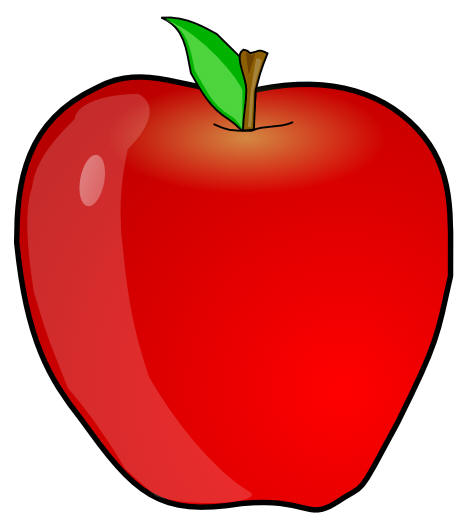
#> input picture apple.jpeg, 469 x 531 px, given in place of the camera
$ python video_thresholding.py
#> lines starting #> are read from the running program, lines starting #| are printed output that depends on the picture; after the words box and inside, x2 and y2 are one past the last pixel; in counts of white or black regions, pixels touching at a corner belong together
import numpy as np
import cv2
cap = cv2.VideoCapture(0)

while True:
    ret, frame = cap.read()
#> frame is the input picture: shape (531, 469, 3); mean B, G, R 99.5, 104.2, 222.7

    cv2.imshow('frame',frame)

    gray = cv2.cvtColor(frame,cv2.COLOR_BGR2GRAY)
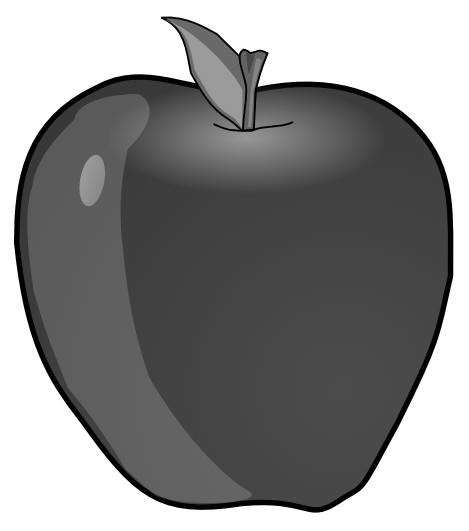
#> gray: shape (531, 469); min 0, max 255, mean 139

    cv2.imshow('gray',gray)

    blur = cv2.GaussianBlur(gray,(7,7),0)
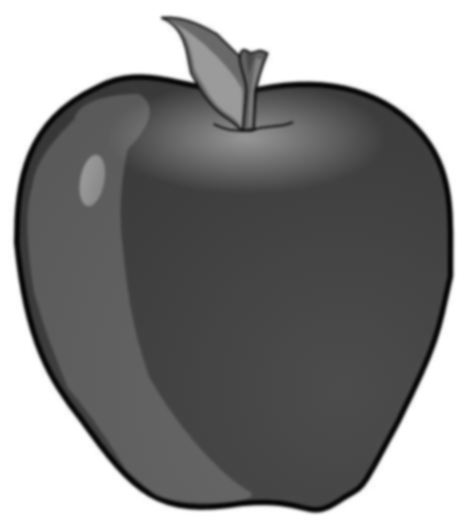
#> blur: shape (531, 469); min 6, max 255, mean 139

    cv2.imshow('blur',blur)

    # very light color becomes black, others are white
    ret1,img1=cv2.threshold(blur,127,255,cv2.THRESH_BINARY_INV)
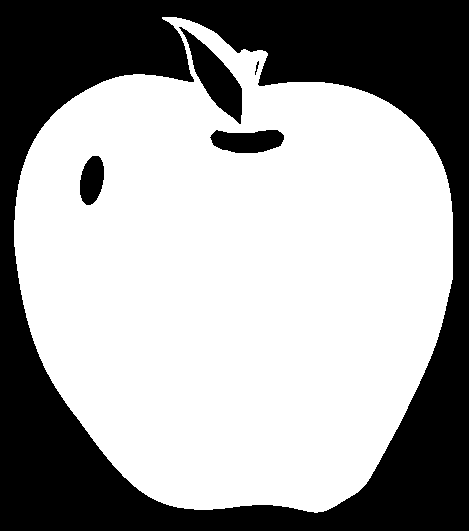
#> img1: shape (531, 469); 62.9% white; 5 black regions, box (x1, y1, x2, y2) and area: (0, 0, 469, 531) 87940, (179, 27, 242, 124) 2258, (210, 130, 284, 153) 1321, (80, 156, 104, 205) 898, (255, 61, 259, 75) 22

    cv2.imshow('inverse thresholded image',img1)

    #very light color like white remains white, all others become black

    ret2,img2=cv2.threshold(blur,127,255,cv2.THRESH_BINARY)

    cv2.imshow('binary thresholded image',img2)

    #similar to above but uses otsu which is like adaptive thresholding

    ret,img=cv2.threshold(blur,0,255,cv2.THRESH_BINARY+cv2.THRESH_OTSU)
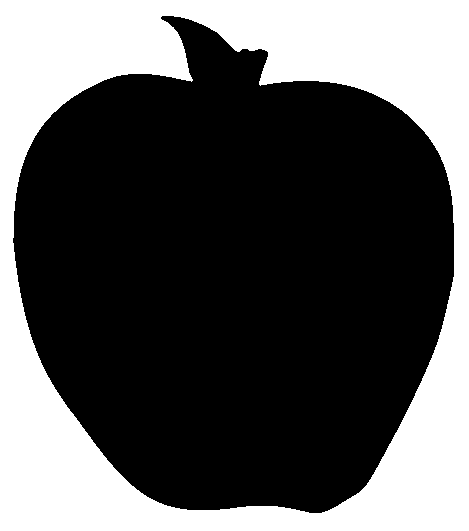
#> img: shape (531, 469); 34.9% white; 1 white region, box (x1, y1, x2, y2) and area: (0, 0, 469, 531) 87009
#> ret = 165

    cv2.imshow('otsu thresholded image',img)


    if cv2.waitKey(1) == ord('q'):
#> (key q is pressed here)
        break


cap.release()
cv2.destroyAllWindows()
